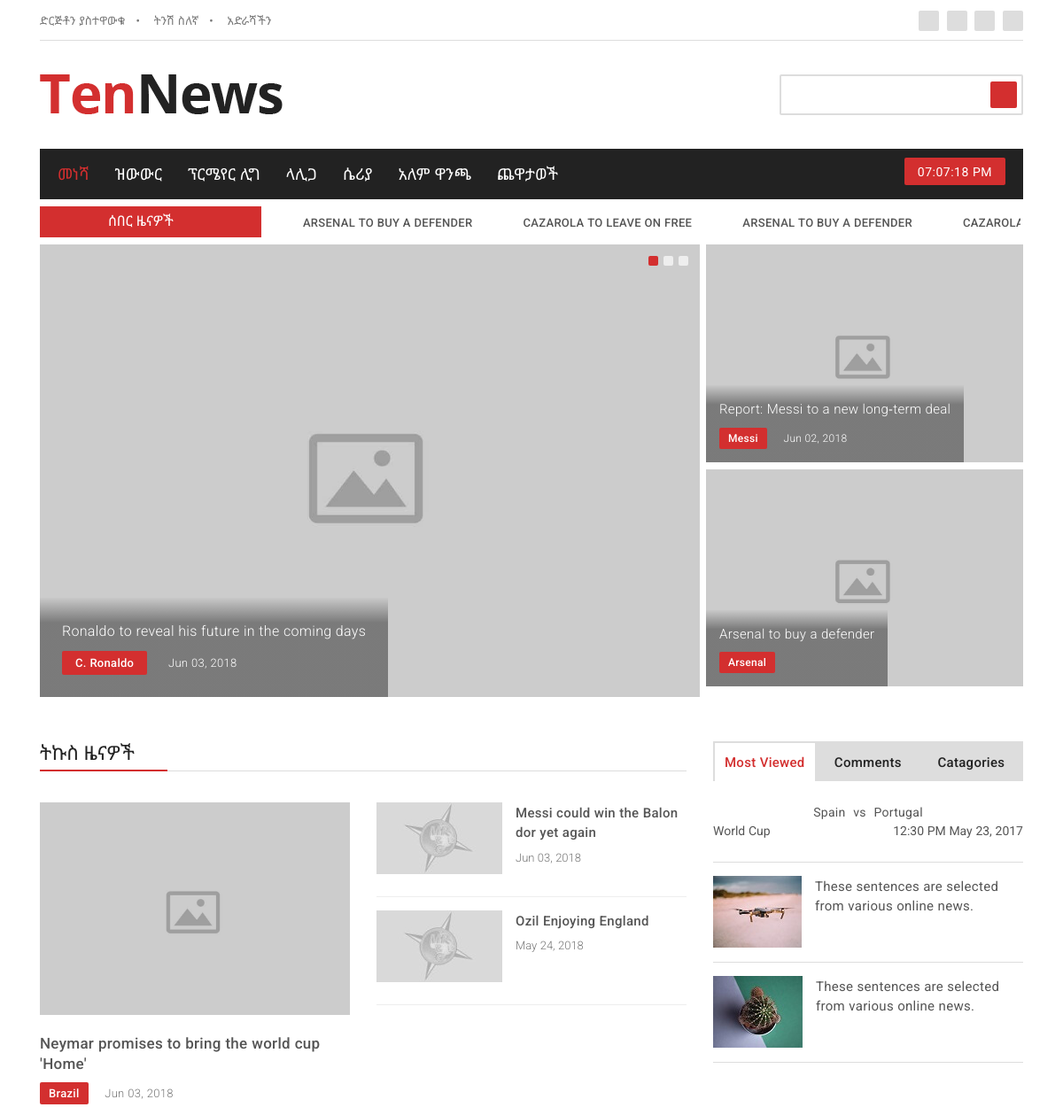
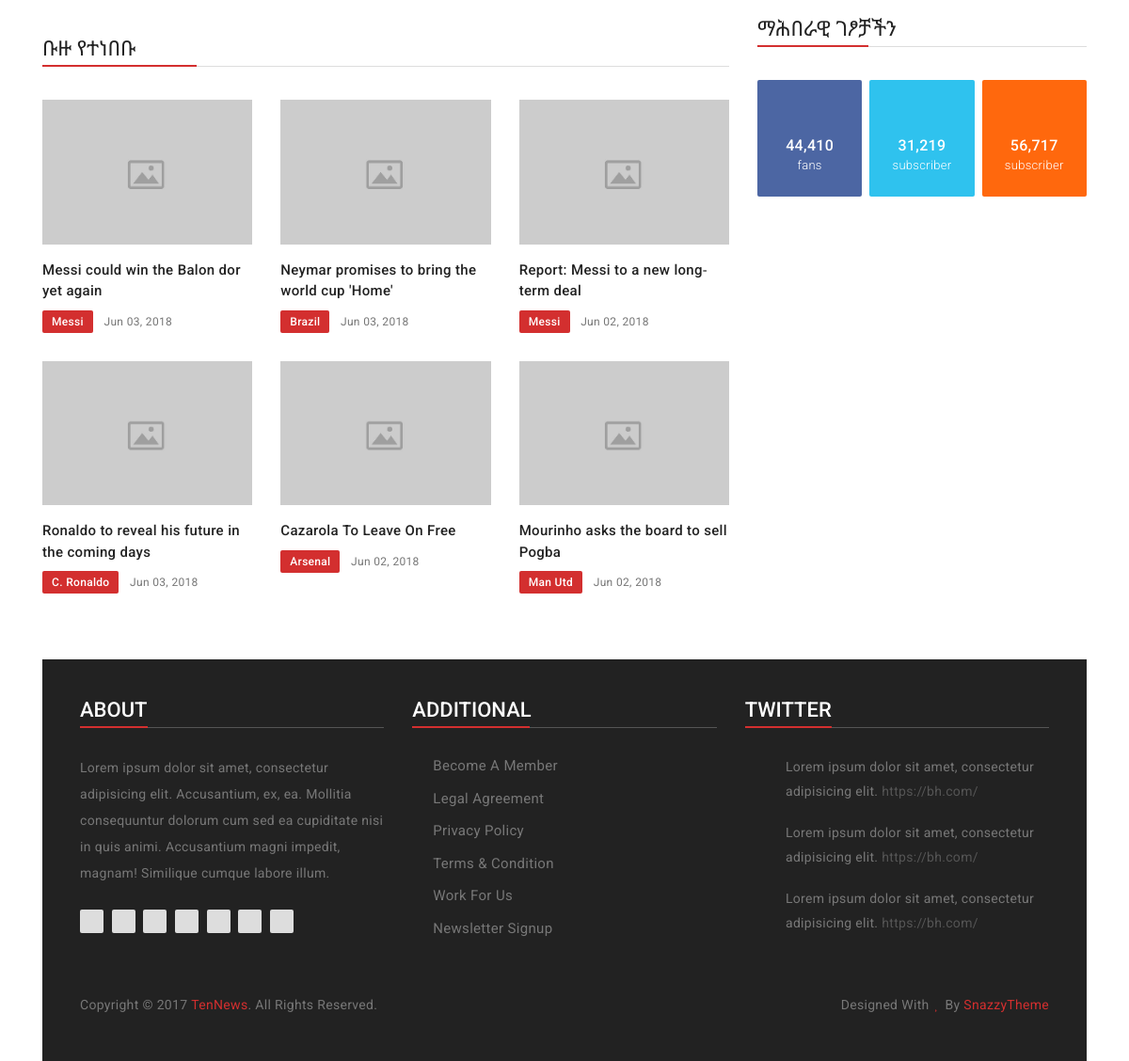
Page /news/ on the committed database (2 pictures, top to bottom).
### news/models.py (models this page shows, shortened)
class Base(models.Model):
    created_at = models.DateTimeField(
        'Created date',
        null=True, blank=True,
        auto_now_add=True,
        help_text='Record created date',
    )
    updated_at = models.DateTimeField(
        'Modified date',
        null=True, blank=True,
        auto_now=True,
        help_text='Record last updated date',
    )
    class Meta:
        abstract = True

class Post(Base):
    STATUS_OPTIONS = (
        (0, 'Draft'),
        (1, 'Published'),
    )
    catagory = models.ForeignKey(
        Catagory,
        related_name='posts',
        on_delete=models.SET(handle_deleted_catagory)
    )
    author = models.ForeignKey(
        settings.AUTH_USER_MODEL,
        related_name='posts',
        null=True, blank=True,
        on_delete=models.SET_NULL,
    )
    tags = models.ManyToManyField(Tag, blank=True, related_name='posts')
    title = models.CharField(max_length=120)
    translation = models.CharField(max_length=60)
    slug = models.SlugField()
    thumbnail_sm = models.ImageField(
        upload_to='posts/thumbnails/',
        blank=True,
        help_text='100x81 pixels thumbnail'
    )
    picture = models.ImageField(upload_to='posts/pictures/', blank=True)
    body = models.TextField(blank=True)
    status = models.PositiveSmallIntegerField(
        choices=STATUS_OPTIONS,
        default=0,
    )
    published_at = models.DateTimeField(null=True, blank=True)
    featured = models.BooleanField(default=False)
    breaking = models.BooleanField(default=False)
    read_count = models.PositiveIntegerField(default=1)
    objects = PostManager()
    class Meta:
        ordering = ['-published_at', '-updated_at', '-status', ]
        get_latest_by = ['-published_at', ]
    def get_absolute_url(self, *args, **kwargs):
        return reverse('news:post-detail', args=[str(self.pk), self.slug, ])

class Catagory(Base):
    title = models.CharField(max_length=120)
    translation = models.CharField(max_length=60)
    slug = models.SlugField()
    thumbnail = models.ImageField(
        upload_to='catagory/thumbnails/',
        blank=True,
        help_text='100x81 pixels thumbnail'
    )
    picture = models.ImageField(
        upload_to='catagory/pictures/',
        blank=True
    )
    class Meta:
        verbose_name = 'News Catagory'
        verbose_name_plural = 'News Catagories'
        ordering = ['title', '-updated_at', ]

### news/views.py (the view)
# urls.py: path('', views.IndexView.as_view(), name='index'),
class IndexView(TemplateView):
    template_name = 'news/index.html'
    def get_context_data(self, *args, **kwargs):
        context = super().get_context_data(*args, **kwargs)
        context['breaking_post_list'] = models.Post.objects.breaking()[:10]
        context['featured_post_list1'] = models.Post.objects.featured()[:3]
        context['featured_post_list2'] = models.Post.objects.featured()[3:5]
        context['latest_post1'] = models.Post.objects.non_featured()[0]
        context['latest_post_list1'] = models.Post.objects.non_featured()[1:6]
        context['popular_post_list'] = models.Post.objects.popular()[:6]
        context['more_post_list'] = models.Post.objects.non_featured()[6:]
        context['page_name'] = 'መነሻ'
        return context

### news/models.py (called while the page is built)
    def published(self):
        return self.filter(status=1).order_by('-published_at')

    def non_featured(self):
        return self.published().filter(featured=False)

    def featured(self):
        return self.published().filter(featured=True)

    def breaking(self):
        return self.published().filter(breaking=True)

    def popular(self):
        return self.published().order_by('read_count')

### news/templates/news/index.html (shortened to what this page needs)
{% extends 'base.html' %}
{% load static %}
{% block breaking_news_area %}
<section class="top-news">
    <div class="container">
        <div class="news-content">
            <div class="row">
                <div class="col-lg-12">
                    <div class="ticker d-flex justify-content-between">
                        <div class="news-head">
                            <span>ሰበር ዜናዎች<i class="fa fa-caret-right"></i></span>
                        </div>
                        <ul id="webTicker">
                            {% for post in breaking_post_list %}
                            <li><a href="{% url 'news:post-detail' post.id post.slug %}"><i class="fa fa-dot-circle-o"></i>{{ post.title }}</a></li>
                            {% endfor %}
                        </ul>
                    </div>
                </div>
            </div>
        </div>
    </div>
</section>
{% endblock breaking_news_area %}
{% block slider_area %}
<section class="slider-area">
    <div class="container">
        <div class="row">
            <div class="col-lg-8 col-md-12 padding-fix-r">
                <div class="owl-carousel owl-slider">
                    {% for post in featured_post_list1 %}
                    <div class="slider-content">
                        {% if post.picture %}
                        <img src="{{ post.picture.url }}" alt="{{ post.title }}" class="img-fluid">
                        {% else %}
                        <img src="{{ post.catagory.picture.url }}" alt="{{ post.title }}" class="img-fluid">
                        {% endif %}
                        <div class="slider-layer">
                            <p><a href="#">{{ post.title }}</a></p>
                            <ul class="list-unstyled list-inline">
                                <li class="list-inline-item">{{ post.catagory.title }}</li>
                                <li class="list-inline-item">{{ post.published_at|date:'M d, Y' }}</li>
                            </ul>
                        </div>
                    </div>
                    {% endfor %}
                </div>
            </div>
            <div class="col-lg-4 col-md-12 slider-fix">
                {% for post in featured_post_list2 %}
                <div class="slider-sidebar sidebar-o">
                    {% if post.picture %}
                    <img src="{{ post.picture.url }}" alt="{{ post.title }}" class="img-fluid">
                    {% else %}
                    <img src="{{ post.catagory.picture.url }}" alt="{{ post.title }}" class="img-fluid">
                    {% endif %}
                    <div class="sidebar-layer">
                        <p><a href="{{ post.get_absolute_url }}">{{ post.title }}</a></p>
                        <ul class="list-unstyled list-inline">
                            <li class="list-inline-item">{{ post.catagory.title }}</li>
                            <li class="list-inline-item">{{ post.published_at|date:'M d, Y' }}</li>
                        </ul>
                    </div>
                </div>
                {% endfor %}
            </div>
        </div>
    </div>
</section>
{% endblock slider_area %}
{% block content %}
<section class="allnews">
    <div class="container">
        <div class="row">
            <div class="col-lg-8 col-md-12">
                <div class="latest-top">
                    <h4>ትኩስ ዜናዎች</h4>
                </div>
                <div class="owl-carousel latest-slider">
                    <div class="latest-item">
                        <div class="row">
                            <div class="col-md-6">
                                <div class="latest-content">
                                    {% if latest_post1.picture %}
                                    <img src="{{ latest_post1.picture.url }}" alt="{{ latest_post1.title }}" class="img-fluid">
                                    {% else %}
                                    <img src="{{ latest_post1.catagory.picture.url }}" alt="{{ latest_post1.title }}" class="img-fluid">
                                    {% endif %}
                                    <h6><a href="{{ latest_post1.get_absolute_url }}">{{ latest_post1.title }}</a></h6>
                                    <ul class="list-unstyled list-inline">
                                        <li class="list-inline-item">{{ latest_post1.catagory.title }}</li>
                                        <li class="list-inline-item">{{ latest_post1.published_at|date:'M d, Y' }}</li>
                                    </ul>
                                </div>
                            </div>
                            <div class="col-md-6">
                                {% for post in latest_post_list1 %}
                                <div class="slider-content clearfix">
                                    <div class="slider-img">
                                        <a href="{{ post.get_absolute_url }}">
                                            {% if post.thumbnail %}
                                            <img src="{{ post.thumbnail.url }}" alt="{{ post.title }}" class="img-fluid">
                                            {% else %}
                                            <img src="{{ post.catagory.thumbnail.url }}" alt="{{ post.title }}" class="img-fluid">
                                            {% endif %}
                                        </a>
                                    </div>
                                    <div class="img-content">
                                        <p><a href="#">{{ post.title }}</a></p>
                                        <span>{{ post.published_at|date:'M d, Y' }}</span>
                                    </div>
                                </div>
                                {% endfor %}
                            </div>
                        </div>
                    </div>
                </div>
                <div class="popular-top">
                    <h4>ቡዙ የተነበቡ</h4>
                </div>
                <div class="owl-carousel popular-slider">
                    <div class="popular-item">
                        <div class="row">
                            {% for post in popular_post_list %}
                            <div class="col-lg-4 col-md-6">
                                <div class="slider-content">
                                    <div class="slider-img">
                                        <a href="{{ post.get_absolute_url }}">
                                            {% if post.picture %}
                                            <img src="{{ post.picture.url }}" alt="{{ post.title }}" class="img-fluid">
                                            {% else %}
                                            <img src="{{ post.catagory.picture.url }}" alt="{{ post.title }}" class="img-fluid">
                                            {% endif %}
                                        </a>
                                    </div>
                                    <div class="img-content">
                                        <p><a href="{{ post.get_absolute_url }}">{{ post.title }}</a></p>
                                        <ul class="list-unstyled list-inline">
                                            <li class="list-inline-item">{{ post.catagory.title }}</li>
                                            <li class="list-inline-item">{{ post.published_at|date:'M d, Y' }}</li>
                                        </ul>
                                    </div>
                                </div>
                            </div>
                            {% endfor %}
                        </div>
                    </div>
                </div>
            </div>
            <div class="col-lg-4 col-md-12">
                {% include 'partials/sidebar.html' %}
            </div>
        </div>
    </div>
</section>
{% endblock content %}

### rows in the picture
Post: title "CAZAROLA TO LEAVE ON FREE", catagory.picture (placeholder picture), title "Cazarola To Leave On Free", catagory "Arsenal", published_at "Jun 02, 2018"
Post: title "ARSENAL TO BUY A DEFENDER", catagory.picture (placeholder picture), title "Arsenal to buy a defender", catagory "Arsenal"
Post: catagory.picture (placeholder picture), title "Ronaldo to reveal his future in the coming days", catagory "C. Ronaldo", published_at "Jun 03, 2018"
Post: catagory.picture (placeholder picture), title "Report: Messi to a new long-term deal", catagory "Messi", published_at "Jun 02, 2018"
Post: catagory.picture (placeholder picture), title "Neymar promises to bring the world cup 'Home'", catagory "Brazil", published_at "Jun 03, 2018"
Post: catagory.thumbnail (picture), title "Messi could win the Balon dor yet again", published_at "Jun 03, 2018", catagory.picture (placeholder picture), catagory "Messi"
Post: catagory.thumbnail (picture), title "Ozil Enjoying England", published_at "May 24, 2018"
Post: catagory.picture (placeholder picture), title "Mourinho asks the board to sell Pogba", catagory "Man Utd", published_at "Jun 02, 2018"
